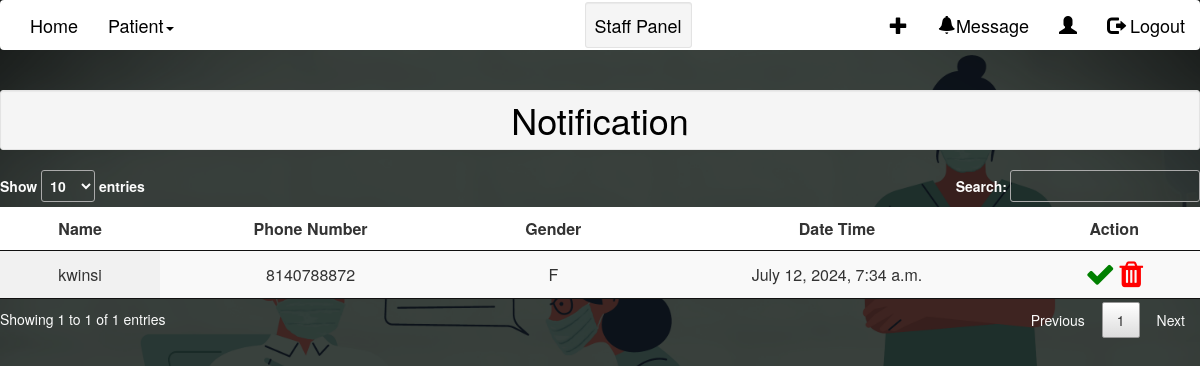
Screenshot of /message/ with the database file from the repository.
### home/models.py (models this page shows, shortened)
class Appointment(models.Model):
    appointmentId = models.AutoField(primary_key=True)
    caseNumber = models.IntegerField(('Case Number'),null=True,blank=True)
    patientName = models.CharField(("Patient Name"),max_length=24)
    patientEmail = models.EmailField(("Email Id"),unique=True)
    GENDER_CHOICES = (
        ('M', 'Male'),
        ('F', 'Female'),
    )
    gender = models.CharField(max_length=1, choices=GENDER_CHOICES)
    phone = models.IntegerField(("Phone Number"),validators=[validate_phoneNumber],unique=True)
    patientRelativeNumber = models.IntegerField(("Relative's Phone number"),validators=[validate_phoneNumber])
    patientRelativeName = models.CharField(("Relative's name"),max_length=24)
    reason = models.CharField(("Reason"),max_length=250)
    dateTime = models.DateTimeField(("Date Time"),default=now)

### home/views.py (the view)
# urls.py: path('message/',views.message,name="message"),
def message(request):
    bookAppointment = Appointment.objects.all()
    return render(request,'confirmation.html',{"bookAppointment":bookAppointment})

### home/templates/confirmation.html (shortened to what this page needs)
{% load static %}
{% include 'staffNav.html' %}
<!DOCTYPE html>
<html lang="en">
<head>
    <link rel="stylesheet" href="https://use.fontawesome.com/releases/v5.8.1/css/all.css">
    <link  href="{% static 'css/responsive.css' %}" rel="stylesheet">
    <link  href="{% static 'css/jquery.mCustomScrollbar.min.css' %}" rel="stylesheet">
    <link rel="stylesheet" href="https://netdna.bootstrapcdn.com/font-awesome/4.0.3/css/font-awesome.css">
    <link  href="{% static 'css/owl.carousel.min.css' %}" rel="stylesheet">
    <link rel="stylesheet" href="https://cdnjs.cloudflare.com/ajax/libs/fancybox/2.1.5/jquery.fancybox.min.css" media="screen">
    <link rel="stylesheet" href="{% static 'css/dataTable.css' %}">
    <link rel="stylesheet" href="https://cdnjs.cloudflare.com/ajax/libs/font-awesome/4.7.0/css/font-awesome.min.css">
    <link rel="stylesheet" href="{% static 'css/staffNav.css' %}">
</head>
<body>
    <h1 class="text-center well well-sm  page-header"><strong>Notification</strong></h1>
        <table id="example" class="display" style="width:100%;">
            <thead>
                <tr>
                    <th style="background-color: white;">Name</th>
                    <th style="background-color: white;">Phone Number</th>
                    <th style="background-color: white;">Gender</th>
                    <th style="background-color: white;">Date Time</th>
                    <th style="background-color: white;">Action</th>
                </tr>
            </thead>
            <tbody>
                {% for i in bookAppointment %}
                <tr>
                    <td>{{i.patientName}}</td>
                    <td>{{i.phone}}</td>
                    <td>{{i.gender}}</td>
                    <td>{{i.dateTime}}</td>
                    <td><a href="/confirmationDetails?id={{i.appointmentId}}/"><i class="fa fa-check" style="font-size:30px;color:green"></i></a>
                        <a href="/deleteAppointment?id={{i.appointmentId}}/" onclick="showAlert();"><i class="fa fa-trash" style="font-size:30px;color:red"></i></a></td>
                </tr>
                {% endfor %}
            </tbody>
        </table>
</body>
</html>

### static/css/staffNav.css (style rules this page uses)
body { background: url('../doccopy.png'); background-size: cover; }
b, strong { font-weight: 500; color: black; }
body { font-family: "Helvetica Neue",Helvetica,Arial,sans-serif; font-size: 14px; color: #333; }
th,td { text-align: center; }

### static/css/dataTable.css (style rules this page uses)
table.dataTable { width:100%;margin:0 auto;clear:both;border-collapse:separate;border-spacing:0 }
table.dataTable thead th,table.dataTable tfoot th { font-weight:bold }
table.dataTable thead th,table.dataTable thead td { padding:10px 18px;border-bottom:1px solid #111 }
table.dataTable thead .sorting,table.dataTable thead .sorting_asc,table.dataTable thead .sorting_desc,table.dataTable thead .sorting_asc_disabled,table.dataTable thead .sorting_desc_disabled { cursor:pointer;*cursor:hand;background-repeat:no-repeat;background-position:center right }
table.dataTable thead .sorting { background-image:url("../images/sort_both.png") }
table.dataTable thead .sorting_asc { background-image:url("../images/sort_asc.png") !important }
table.dataTable tbody tr { background-color:#fff }
table.dataTable tbody th,table.dataTable tbody td { padding:8px 10px }
table.dataTable.row-border tbody th,table.dataTable.row-border tbody td,table.dataTable.display tbody th,table.dataTable.display tbody td { border-top:1px solid #ddd }
table.dataTable.row-border tbody tr:first-child th,table.dataTable.row-border tbody tr:first-child td,table.dataTable.display tbody tr:first-child th,table.dataTable.display tbody tr:first-child td { border-top:none }
table.dataTable.stripe tbody tr.odd,table.dataTable.display tbody tr.odd { background-color:#f9f9f9 }
table.dataTable.order-column tbody tr>.sorting_1,table.dataTable.order-column tbody tr>.sorting_2,table.dataTable.order-column tbody tr>.sorting_3,table.dataTable.display tbody tr>.sorting_1,table.dataTable.display tbody tr>.sorting_2,table.dataTable.display tbody tr>.sorting_3 { background-color:#fafafa }
table.dataTable.display tbody tr.odd>.sorting_1,table.dataTable.order-column.stripe tbody tr.odd>.sorting_1 { background-color:#f1f1f1 }
table.dataTable.no-footer { border-bottom:1px solid #111 }
table.dataTable th,table.dataTable td { box-sizing:content-box }

### rows the page displays
Appointment: patientName "kwinsi", phone "8140788872", gender "F", dateTime "July 12, 2024, 7:34 a.m."
